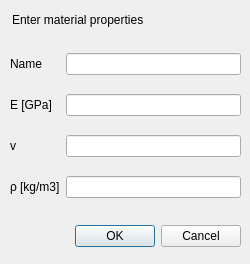
<?xml version="1.0" encoding="UTF-8"?>
<ui version="4.0">
 <class>AddMaterialDialog</class>
 <widget class="QDialog" name="AddMaterialDialog">
  <property name="geometry">
   <rect>
    <x>0</x>
    <y>0</y>
    <width>250</width>
    <height>264</height>
   </rect>
  </property>
  <property name="windowTitle">
   <string>Add Material</string>
  </property>
  <widget class="QDialogButtonBox" name="buttonBox">
   <property name="geometry">
    <rect>
     <x>70</x>
     <y>220</y>
     <width>171</width>
     <height>32</height>
    </rect>
   </property>
   <property name="orientation">
    <enum>Qt::Horizontal</enum>
   </property>
   <property name="standardButtons">
    <set>QDialogButtonBox::Cancel|QDialogButtonBox::Ok</set>
   </property>
  </widget>
  <widget class="QWidget" name="gridLayoutWidget">
   <property name="geometry">
    <rect>
     <x>10</x>
     <y>40</y>
     <width>231</width>
     <height>171</height>
    </rect>
   </property>
   <layout class="QGridLayout" name="gridLayout">
    <item row="3" column="1">
     <widget class="QLineEdit" name="densityLineEdit"/>
    </item>
    <item row="0" column="1">
     <widget class="QLineEdit" name="materialNameLineEdit"/>
    </item>
    <item row="1" column="1">
     <widget class="QLineEdit" name="elasticityModulusLineEdit"/>
    </item>
    <item row="2" column="1">
     <widget class="QLineEdit" name="poissonLineEdit"/>
    </item>
    <item row="3" column="0">
     <widget class="QLabel" name="label">
      <property name="text">
       <string>ρ [kg/m3]</string>
      </property>
     </widget>
    </item>
    <item row="2" column="0">
     <widget class="QLabel" name="label_2">
      <property name="text">
       <string>v</string>
      </property>
     </widget>
    </item>
    <item row="1" column="0">
     <widget class="QLabel" name="label_3">
      <property name="text">
       <string>E [GPa]</string>
      </property>
     </widget>
    </item>
    <item row="0" column="0">
     <widget class="QLabel" name="label_4">
      <property name="text">
       <string>Name</string>
      </property>
     </widget>
    </item>
   </layout>
  </widget>
  <widget class="QLabel" name="label_5">
   <property name="geometry">
    <rect>
     <x>12</x>
     <y>10</y>
     <width>231</width>
     <height>20</height>
    </rect>
   </property>
   <property name="text">
    <string>Enter material properties</string>
   </property>
  </widget>
 </widget>
 <resources/>
 <connections>
  <connection>
   <sender>buttonBox</sender>
   <signal>accepted()</signal>
   <receiver>AddMaterialDialog</receiver>
   <slot>accept()</slot>
   <hints>
    <hint type="sourcelabel">
     <x>248</x>
     <y>254</y>
    </hint>
    <hint type="destinationlabel">
     <x>157</x>
     <y>274</y>
    </hint>
   </hints>
  </connection>
  <connection>
   <sender>buttonBox</sender>
   <signal>rejected()</signal>
   <receiver>AddMaterialDialog</receiver>
   <slot>reject()</slot>
   <hints>
    <hint type="sourcelabel">
     <x>316</x>
     <y>260</y>
    </hint>
    <hint type="destinationlabel">
     <x>286</x>
     <y>274</y>
    </hint>
   </hints>
  </connection>
 </connections>
</ui>
